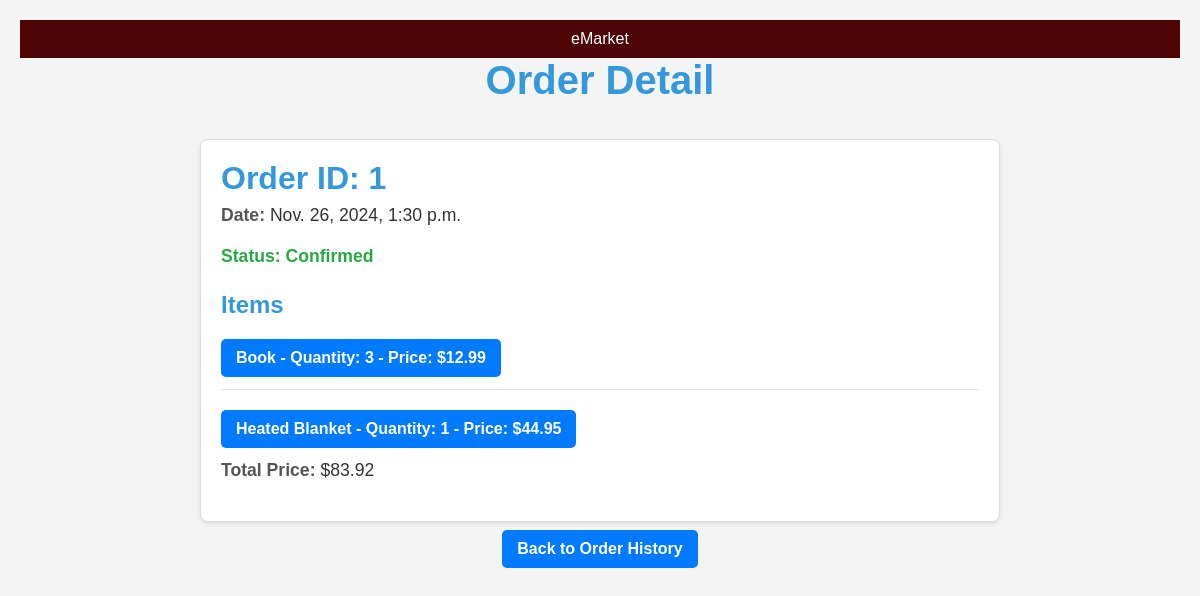
Page /order_detail/11/ (signed in) on the committed database.
### app/models.py (models this page shows, shortened)
class Order(models.Model):
    user = models.ForeignKey(User, on_delete=models.CASCADE)
    user_order_id = models.PositiveIntegerField(default=1)
    cart = models.OneToOneField(Cart, on_delete=models.SET_NULL, null=True)
    cart_products = models.JSONField(null=True)
    quantity = models.PositiveIntegerField(default=1)
    total = models.DecimalField(max_digits=10, decimal_places=2, default=0) # type: ignore
    status = models.CharField(max_length = 50, default='Pending')
    date_created = models.DateTimeField(null=True,auto_now_add=True)

### app/views.py (the view)
# urls.py: path('order_detail/<int:order_id>/', views.order_detail, name='order_detail'),
@login_required
def order_detail(request, order_id):
    order = Order.objects.get(id=order_id)
    return render(request, 'app/order_detail.html', {'order': order})

### app/templates/app/order_detail.html (shortened to what this page needs)
<!DOCTYPE html>
<html lang="en">
<head>
    {% load static %}
    <link rel="stylesheet" href="{% static 'app/order_detail.css' %}">
</head>
<body>
    <header>
        <div class="project-name">eMarket</div>
    </header>
    <h1>Order Detail</h1>
    <div class="order-detail">
        <h2>Order ID: {{ order.user_order_id }}</h2>
        <p><strong>Date:</strong> {{ order.date_created }}</p>
        <p class="order-status {{ order.status }}">Status: {{ order.status }}</p>
        <h3>Items</h3>
        <ul>
            {% for product_id, product_details in order.cart_products.items %}
                <li>
                    <a href="{% url 'product_detail' product_id %} " class="button">
                        {{ product_details.name }} - Quantity: {{ product_details.quantity }} - Price: ${{ product_details.price }}
                    </a>
                </li>
            {% empty %}
                <li>No items found in this order.</li>
            {% endfor %}
        </ul>
        <p><strong>Total Price:</strong> ${{ order.total }}</p>
    </div>
    {% if request.user.user_type == 'seller' %}
        <a href="{% url 'seller_dashboard' %}" class="button">Back to Seller Dashboard</a>
    {% elif request.user.user_type == 'buyer' %}
        <a href="{% url 'order_history' %}" class="button">Back to Order History</a>
    {% else %}
        <a href="{% url 'admin_dashboard' %}" class="button">Back to Admin Dashboard</a>
    {% endif %}
</body>
</html>

### static/app/order_detail.css (style rules this page uses)
* { margin: 0; padding: 0; box-sizing: border-box; }
header { background: #4d0404; color: white; padding: 10px 20px; text-align: center; width: 100%; }
body { font-family: Arial, sans-serif; background-color: #f4f4f4; color: #333; padding: 20px; display: flex; flex-direction: column; align-items: center; min-height: 100vh; }
h1, h2, h3 { color: #3498db; font-weight: bold; }
h1 { font-size: 2.5rem; margin-bottom: 1rem; }
h2 { font-size: 2rem; margin-bottom: 0.5rem; }
h3 { font-size: 1.5rem; margin-top: 1.5rem; justify-items: center; }
.order-detail { background-color: #ffffff; border-radius: 8px; box-shadow: 0 2px 5px rgba(0, 0, 0, 0.1); padding: 20px; width: 100%; max-width: 800px; margin-top: 20px; border: 1px solid #ddd; }
.order-status { font-weight: bold; color: #28a745; }
ul { list-style-type: none; padding: 0; }
ul li { padding: 0.75rem 0; border-bottom: 1px solid #ddd; font-size: 1rem; }
ul li:last-child { border-bottom: none; }
strong { font-weight: bold; color: #555; }
p { font-size: 1.1rem; margin-bottom: 1.25rem; }
a.button { display: inline-block; padding: 10px 15px; background-color: #007bff; color: white; text-decoration: none; border-radius: 5px; font-weight: bold; text-align: center; margin-top: 0.5rem; transition: background-color 0.3s; }

### rows in the picture
Order: user_order_id "1", date_created "Nov. 26, 2024, 1:30 p.m.", status "Confirmed", total "83.92"

### other values in the picture
{{ product_details.name }} "Book" "Heated Blanket"
{{ product_details.quantity }} "3" "1"
{{ product_details.price }} "12.99" "44.95"
